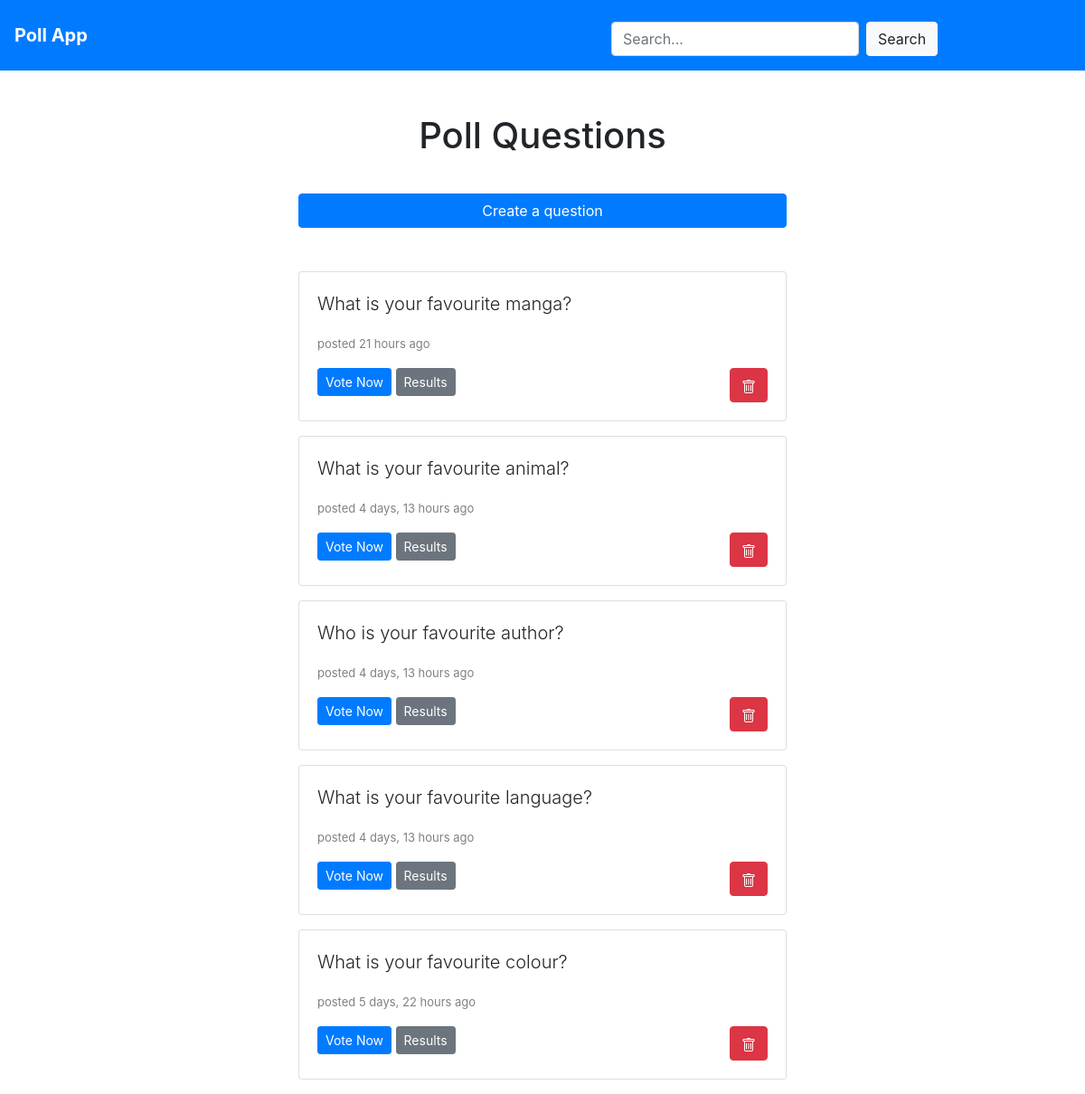
The page / on the database its author committed.
### poll/models.py (models this page shows, shortened)
class Question(models.Model):
	question_text = models.CharField(max_length = 200)
	pub_date = models.DateTimeField(auto_now_add = True)

### poll/views.py (the view, shortened to what this page needs)
# urls.py: path('', views.index, name='index'),
def index(request):
	latest_question_list = Question.objects.order_by('-pub_date')[:5]
	form = QuestionForm()
	context = {}
	query = ''
	args = {'latest_question_list': latest_question_list, 'form': form,}
	args.update(context)
	return render(request,
				  'poll/index.html',
				  args)

### poll/forms.py
class QuestionForm(forms.ModelForm):
	class Meta:
		model = Question
		exclude = ['pub_date',]

### templates/poll/index.html (shortened to what this page needs)
{% extends 'base.html' %}
{% block content %}
{% load humanize %}
	<h1 class = 'text-center mb-3'>Poll Questions</h1>
	<br>
	<button type="button" class="btn btn-primary btn-block" data-toggle="modal" data-target="#exampleModal">
	  Create a question
	</button>
	<br>
	<br>
	{% if latest_question_list %}
		{% for question in latest_question_list %}
			<div class = 'card mb-3'>
				<div class = 'card-body'>
					<p class = 'lead'> {{question.question_text}}</p>
					<p><span style = 'font-size: 13px; color:gray'>posted {{question.pub_date|naturaltime}}</span></p>
					<a href = "{% url 'poll:detail' question.id %}" class='btn btn-primary btn-sm'>Vote Now</a>
					<a href = "{% url 'poll:result' question.id %}" class='btn btn-secondary btn-sm'>Results</a>
					<button type="button" class="btn btn-danger float-right" data-toggle="modal" data-target="#DeleteModal">
					</button>
				</div>
			</div>
		{% endfor %}
	{% else %}
		<p> No polls available </p>
	{% endif %}
{% endblock %}

### rows shown on the page
Question: question_text "What is your favourite manga?", pub_date "21 hours ago"
Question: question_text "What is your favourite animal?", pub_date "4 days, 13 hours ago"
Question: question_text "Who is your favourite author?", pub_date "4 days, 13 hours ago"
Question: question_text "What is your favourite language?", pub_date "4 days, 13 hours ago"
Question: question_text "What is your favourite colour?", pub_date "5 days, 22 hours ago"
